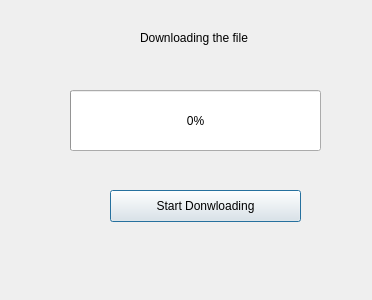
<?xml version="1.0" encoding="UTF-8"?>
<ui version="4.0">
 <class>Dialog</class>
 <widget class="QDialog" name="Dialog">
  <property name="geometry">
   <rect>
    <x>0</x>
    <y>0</y>
    <width>372</width>
    <height>300</height>
   </rect>
  </property>
  <property name="windowTitle">
   <string>Dialog</string>
  </property>
  <widget class="QLabel" name="label">
   <property name="geometry">
    <rect>
     <x>140</x>
     <y>30</y>
     <width>131</width>
     <height>16</height>
    </rect>
   </property>
   <property name="text">
    <string>Downloading the file</string>
   </property>
  </widget>
  <widget class="QProgressBar" name="progressBar">
   <property name="geometry">
    <rect>
     <x>70</x>
     <y>90</y>
     <width>251</width>
     <height>61</height>
    </rect>
   </property>
   <property name="value">
    <number>0</number>
   </property>
   <property name="textVisible">
    <bool>true</bool>
   </property>
   <property name="invertedAppearance">
    <bool>false</bool>
   </property>
  </widget>
  <widget class="QPushButton" name="pushButtonStart">
   <property name="geometry">
    <rect>
     <x>110</x>
     <y>190</y>
     <width>191</width>
     <height>32</height>
    </rect>
   </property>
   <property name="text">
    <string>Start Donwloading</string>
   </property>
  </widget>
 </widget>
 <resources/>
 <connections/>
</ui>
